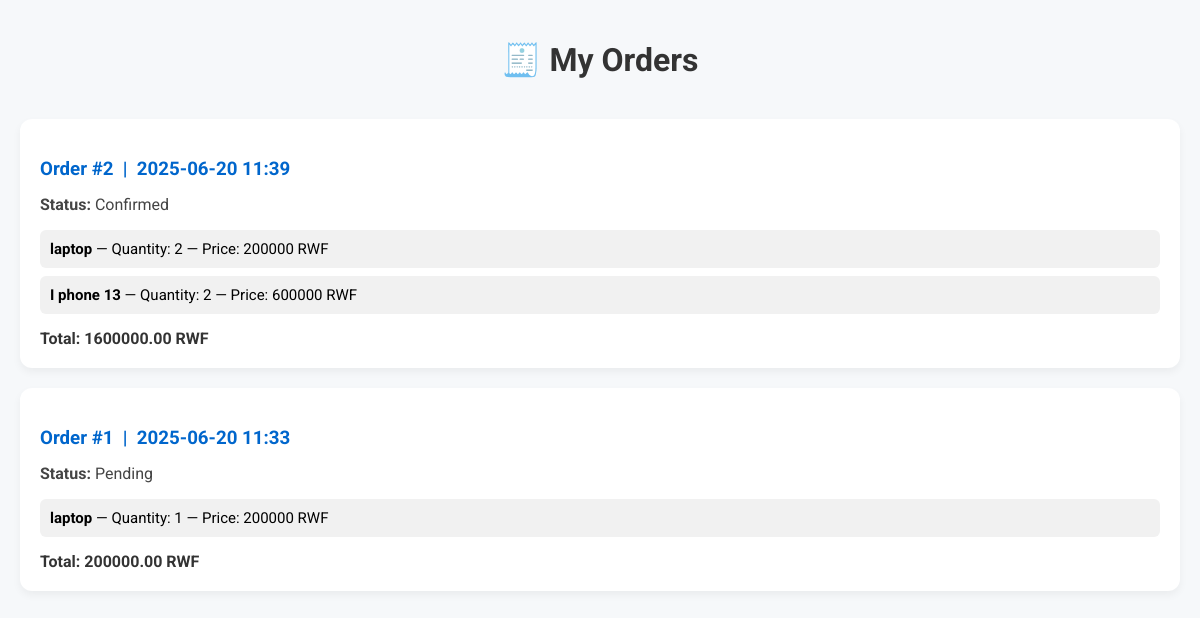
Page /my-orders/ (signed in) on the earlier database version.
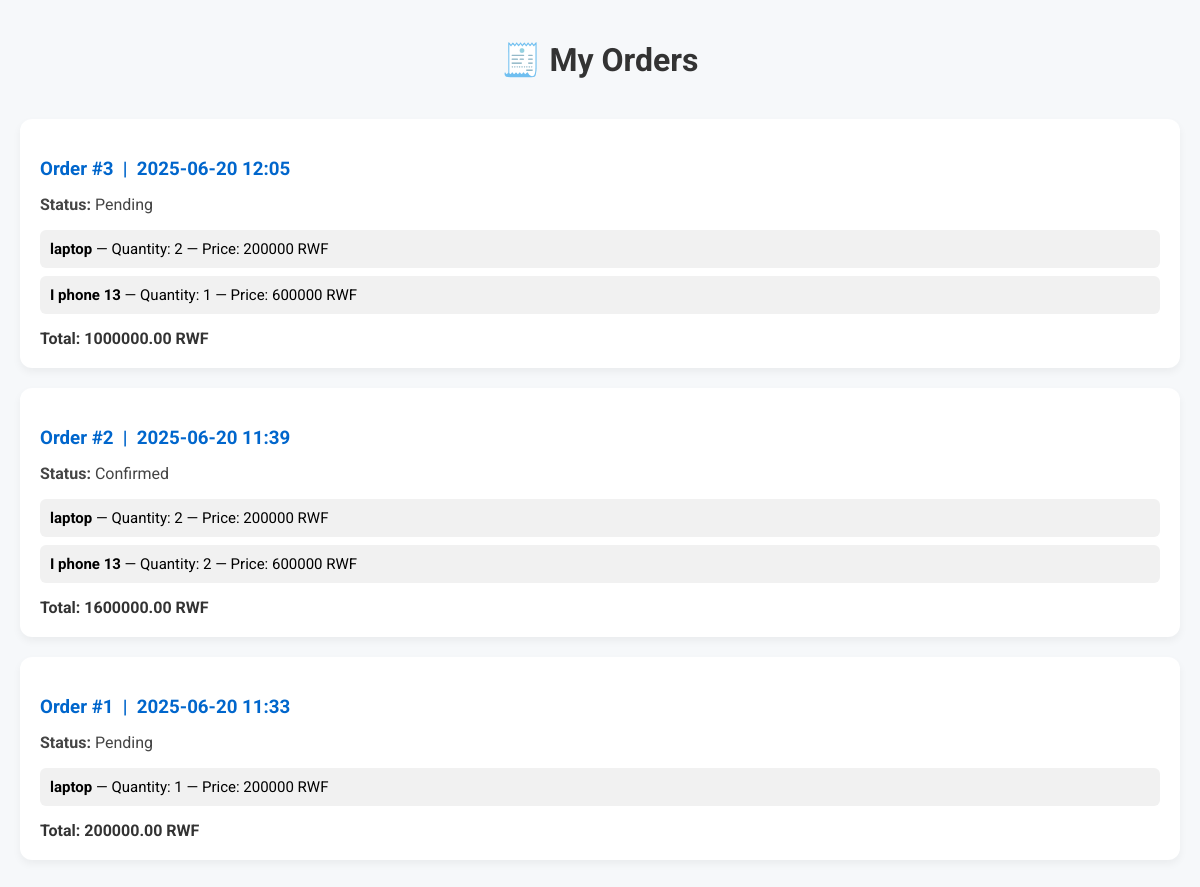
Same page on the later database version.
### shopping/models.py (models this page shows, shortened)
class Order(models.Model):
    STATUS_CHOICES = (
        ('pending', 'Pending'),
        ('confirmed', 'Confirmed'),
        ('shipped', 'Shipped'),
        ('delivered', 'Delivered'),
    )
    customer = models.ForeignKey(User, on_delete=models.CASCADE)
    products = models.TextField()  # Store JSON string of cart
    total_price = models.DecimalField(max_digits=10, decimal_places=2)
    created_at = models.DateTimeField(auto_now_add=True)
    status = models.CharField(max_length=20, choices=STATUS_CHOICES, default='pending')

### shopping/views.py (the view)
# urls.py: path('my-orders/', views.my_orders, name='my_orders'),
@login_required
def my_orders(request):
    orders = Order.objects.filter(customer=request.user).order_by('-created_at')
    for order in orders:
        order.product_data = json.loads(order.products)
    return render(request, 'my_orders.html', {'orders': orders})

### templates/my_orders.html (shortened to what this page needs)
{% load static %}
<!DOCTYPE html>
<html lang="en">
<head>
</head>
<body>
    <h1>🧾 My Orders</h1>
    {% if orders %}
        {% for order in orders %}
            <div class="order">
                <h3>Order #{{ order.id }} &nbsp;|&nbsp; {{ order.created_at|date:"Y-m-d H:i" }}</h3>
                <p><strong>Status:</strong> {{ order.status|capfirst }}</p>
                <ul>
                    {% for pid, item in order.product_data.items %}
                        <li>
                            <strong>{{ item.name }}</strong> —
                            Quantity: {{ item.quantity }} —
                            Price: {{ item.price }} RWF
                        </li>
                    {% endfor %}
                </ul>
                <div class="total">Total: {{ order.total_price }} RWF</div>
            </div>
        {% endfor %}
    {% else %}
        <p class="no-orders">You have no orders yet.</p>
    {% endif %}
</body>
</html>

Differences in the rows shown:
added Order: id "3", created_at "2025-06-20 12:05", status "Pending", name "laptop" "I phone 13", quantity "2" "1", price "200000" "600000", total_price "1000000.00"
